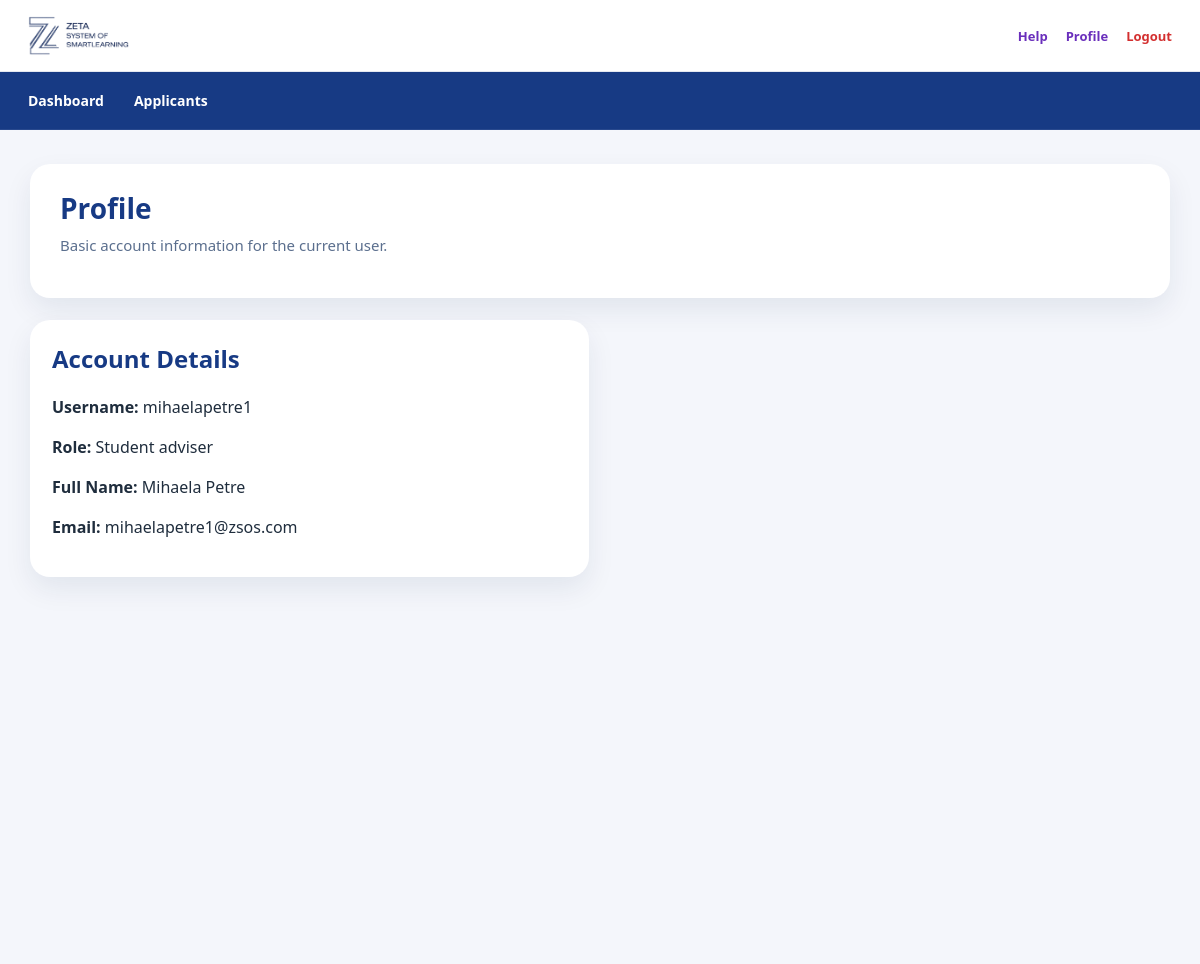
Screenshot of /profile (signed in) with the database file from the repository.
### tables this page shows
CREATE TABLE users (
    id INTEGER PRIMARY KEY AUTOINCREMENT,
    username TEXT NOT NULL UNIQUE,
    password TEXT NOT NULL,
    role TEXT NOT NULL,
    full_name TEXT,
    email TEXT
);

### app.py (the view)
@app.route("/profile")
@login_required
def profile():
    conn = get_db()
    cursor = conn.cursor()
    user_row = None
    if session.get("role") == "student":
        cursor.execute("""
            SELECT full_name, email
            FROM applicants
            WHERE user_id = ?
        """, (session["user_id"],))
        user_row = cursor.fetchone()
    elif session.get("role") in STAFF_ROLES:
        cursor.execute("""
            SELECT full_name, email
            FROM users
            WHERE id = ?
        """, (session["user_id"],))
        user_row = cursor.fetchone()
    conn.close()
    return render_template("profile.html", user_row=user_row)

### app.py (called while the page is built)
def get_db():
    conn = sqlite3.connect("admissions.db")
    conn.row_factory = sqlite3.Row
    return conn

def login_required(f):
    @wraps(f)
    def decorated_function(*args, **kwargs):
        if "user_id" not in session:
            return redirect(url_for("home"))
        return f(*args, **kwargs)
    return decorated_function

### templates/profile.html
{% extends "base.html" %}
{% block content %}
<div class="dashboard-page">
    <div class="dashboard-title-card">
        <h1>Profile</h1>
        <p>Basic account information for the current user.</p>
    </div>
    <div class="dashboard-grid two-col-grid">
        <div class="dashboard-card">
            <h2>Account Details</h2>
            <p><strong>Username:</strong> {{ session.get("username") }}</p>
            <p><strong>Role:</strong>
                {% if session.get("role") == "student_adviser" %}
                    Student adviser
                {% elif session.get("role") == "manager" %}
                    Manager
                {% elif session.get("role") == "student" %}
                    Student
                {% else %}
                    {{ session.get("role")|title }}
                {% endif %}
            </p>
            {% if user_row %}
                <p><strong>Full Name:</strong> {{ user_row["full_name"] }}</p>
                <p><strong>Email:</strong> {{ user_row["email"] }}</p>
            {% else %}
                <p>No profile information available.</p>
            {% endif %}
        </div>
    </div>
</div>
{% endblock %}

### static/style.css (style rules this page uses)
* { box-sizing: border-box; }
body { margin: 0; font-family: "Segoe UI", Arial, sans-serif; color: #1f2d3d; background: #f4f6fb; }
h1, h2, h3, h4, h5 { margin-top: 0; color: #173a84; }
p { margin-top: 0; line-height: 1.5; }
.dashboard-page, .student-dashboard { max-width: 1180px; margin: 34px auto; padding: 0 20px 40px; }
.dashboard-card, .dashboard-title-card, .form-card, .form-card-wide, .app-form-card, .info-card, .filter-card, .applicant-card { background: #ffffff; border-radius: 20px; box-shadow: 0 12px 28px rgba(16, 34, 72, 0.08); }
.dashboard-title-card { padding: 28px 30px; margin-bottom: 22px; }
.dashboard-title-card h1 { font-size: 28px; line-height: 1.2; margin-bottom: 8px; color: #173a84; }
.dashboard-title-card p { color: #5b6f8e; font-size: 15px; margin-bottom: 14px; }
.dashboard-grid { display: grid; grid-template-columns: repeat(4, 1fr); gap: 18px; }
.dashboard-card { padding: 22px; }
.two-col-grid { grid-template-columns: repeat(2, minmax(320px, 1fr)); gap: 22px; }
@media (max-width: 1200px) { .dashboard-grid { grid-template-columns: repeat(2, 1fr); } }

### rows the page displays
users: get "mihaelapetre1", full_name "Mihaela Petre", email "mihaelapetre1@zsos.com"
